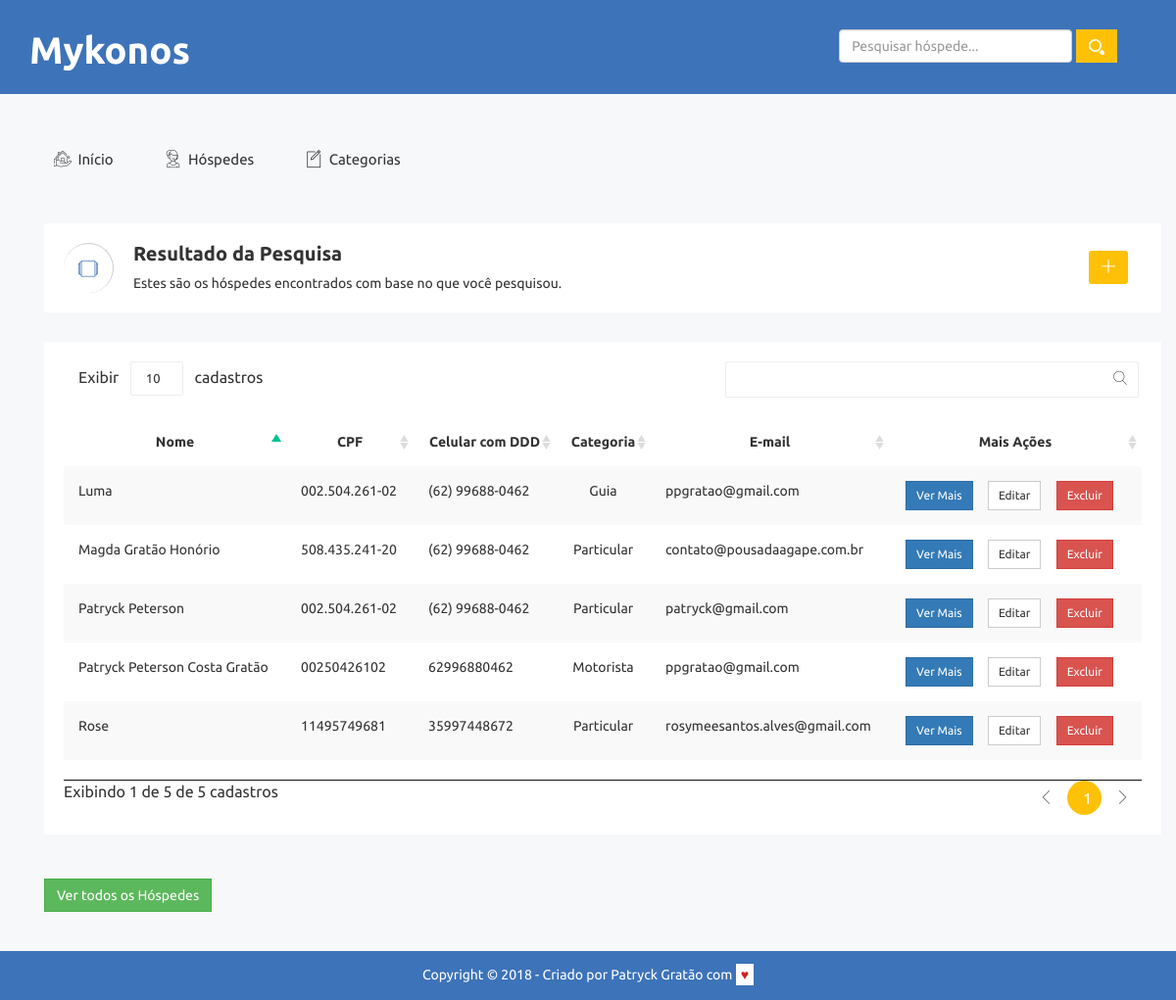
/pesquisar.php (signed in), run on the app's committed database.
### tables this page shows
CREATE TABLE `hospedes` (
  `id` int(11) NOT NULL,
  `nome` varchar(255) NOT NULL,
  `cpf` varchar(20) NOT NULL,
  `data_nascimento` varchar(255) DEFAULT NULL,
  `sexo` char(1) DEFAULT NULL,
  `telefone` varchar(50) DEFAULT NULL,
  `celular` varchar(50) DEFAULT NULL,
  `email` varchar(255) DEFAULT NULL,
  `estado_civil` varchar(60) DEFAULT NULL,
  `cep` varchar(30) DEFAULT NULL,
  `rua` varchar(255) DEFAULT NULL,
  `bairro` varchar(255) DEFAULT NULL,
  `cidade` varchar(255) DEFAULT NULL,
  `estado` char(3) DEFAULT NULL,
  `data_checkin` varchar(255) DEFAULT NULL,
  `data_checkout` varchar(255) DEFAULT NULL,
  `qtd_diarias` int(50) DEFAULT NULL,
  `qtd_pagantes` int(50) DEFAULT NULL,
  `preco_diaria` decimal(50,0) DEFAULT NULL,
  `valor_pago` decimal(50,0) DEFAULT NULL,
  `preco_total` decimal(50,0) DEFAULT NULL,
  `total_pagar` decimal(50,0) DEFAULT NULL,
  `info_extras` longtext,
  `categoria_id` int(11) DEFAULT NULL
);

CREATE TABLE `categorias` (
  `id` int(11) NOT NULL,
  `nome` varchar(255) NOT NULL
);

### banco/banco.php (called while the page is built, shortened)
<?php
	function pesquisaHospede ($conexao, $busca) {
		$encontrados = array();
		$query = "select p.*, c.nome as categoria_nome from hospedes as p join categorias as c on p.categoria_id = c.id WHERE p.nome LIKE '%{$busca}%' OR p.cpf LIKE '%{$busca}%' ORDER BY p.nome";
		$resultado = mysqli_query($conexao, $query);
		while ($encontrado = mysqli_fetch_assoc($resultado)) {
			array_push($encontrados, $encontrado);
		}
		return $encontrados;
	}

### pesquisar.php (the view, shortened to what this page needs)
<?php
	include("partials/_header.php");
	include("banco/conecta.php");
	include("banco/banco.php");
	$busca = $_GET['pesquisaHospede'];
	$encontrados = pesquisaHospede($conexao, $busca);
?>
<div class="breadcomb-area">
		<div class="container">
			<div class="row">
				<div class="col-lg-12 col-md-12 col-sm-12 col-xs-12">
					<div class="breadcomb-list">
						<div class="row">
							<div class="col-lg-8 col-md-8 col-sm-8 col-xs-12">
								<div class="breadcomb-wp">
									<div class="breadcomb-icon">
										<i class="notika-icon notika-windows"></i>
									</div>
									<div class="breadcomb-ctn">
										<h2>Resultado da Pesquisa</h2>
										<p>Estes são os hóspedes encontrados com base no que você pesquisou. </p>
									</div>
								</div>
							</div>
							<div class="col-lg-4 col-md-4 col-sm-4 col-xs-3">
								<div class="breadcomb-report">
									<a href="cadastrar-hospede.php" data-toggle="tooltip" data-placement="left" title="Cadastrar novo Hóspede" class="btn"><i class="notika-icon notika-plus-symbol"></i></a>
								</div>
							</div>
						</div>
					</div>
				</div>
			</div>
		</div>
	</div>
<?php if (sizeof($encontrados) > 0) { ?>
	<div class="data-table-area">
        <div class="container">
            <div class="row">
                <div class="col-lg-12 col-md-12 col-sm-12 col-xs-12">
                    <div class="data-table-list">
						<div class="table-responsive">
							<table id="data-table-basic" class="table table-striped">
								<thead>
								    <tr>
									   	<th scope="col" class="text-center">Nome</th>
									    <th scope="col" class="text-center">CPF</th>
									    <th scope="col" class="text-center">Celular com DDD</th>
									    <th scope="col" class="text-center">Categoria</th>
									    <th scope="col" class="text-center">E-mail</th>
									    <th scope="col" class="text-center">Mais Ações</th>
								    </tr>
								  </thead>
								  <tbody>
								  	<?php
								  		foreach ($encontrados as $encontrado) : ?>
								  			<tr>
												<td><?= $encontrado['nome'] ?></td>
												<td><?= $encontrado['cpf'] ?></td>
												<td><?= $encontrado['celular'] ?></td>
												<td class="text-center"><?= $encontrado['categoria_nome'] ?></td>
												<td><?= $encontrado['email'] ?></td>
												<td class="mais-acoes text-center">
													<div class="btn-group notika-group-btn material-design-btn">
														<form class="mais-opcoes" action="ver-mais.php" method="post">
															<button class="btn btn-primary btn-sm notika-gp-primary">Ver Mais</button>
														</form>
						                                <form action="editar-hospede.php" class="mais-opcoes" method="post">
						                                	<button class="btn btn-default btn-sm">Editar</button>
						                                </form>
						                                <form class="mais-opcoes" action="remover.php" method="post">
						                                	<button class="btn btn-sm btn-danger notika-gp-danger">Excluir</button>
						                                </form>
					                          		</div>
												 </td>
											</tr>
										<?php endforeach ?>
									</tbody>
							</table>
						</div>
					</div>
				</div>
			</div><br><br>
			<a class="btn btn-success notika-btn-primary btn" href="listar-hospedes.php">Ver todos os Hóspedes</a>
		</div>
	</div>
	<?php }
	include ("partials/_footer.php");
?>

### assets/css/themesaller-forms.css (style rules this page uses)
html, body { border: 0; margin: 0; padding: 0; font-size: 100%; vertical-align: baseline; font: inherit; }
body { margin: 0; padding: 0; background:url(../images/body_bg.jpg) no-repeat center top; }

### assets/css/main.css (style rules this page uses)
html { color: #222; font-size: 1em; line-height: 1.4; }

### assets/css/mykonos.css (style rules this page uses)
body { font-family: 'Ubuntu', sans-serif; }
.mais-opcoes { display: inline; }
.btn { border-radius: 0; margin-right: 1em; }

### data on the page
hospedes: nome "Luma", cpf "002.504.261-02", celular "(62) 99688-0462", categoria.nome "Guia", email "ppgratao@gmail.com"
hospedes: nome "Magda Gratão Honório", cpf "508.435.241-20", celular "(62) 99688-0462", categoria.nome "Particular", email "contato@pousadaagape.com.br"
hospedes: nome "Patryck Peterson", cpf "002.504.261-02", celular "(62) 99688-0462", categoria.nome "Particular", email "patryck@gmail.com"
hospedes: nome "Patryck Peterson Costa Gratão", cpf "00250426102", celular "62996880462", categoria.nome "Motorista", email "ppgratao@gmail.com"
hospedes: nome "Rose", cpf "11495749681", celular "35997448672", categoria.nome "Particular", email "rosymeesantos.alves@gmail.com"
